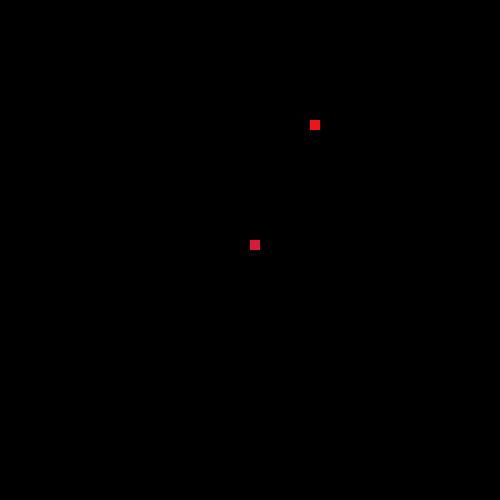
Frame 1 (no input)
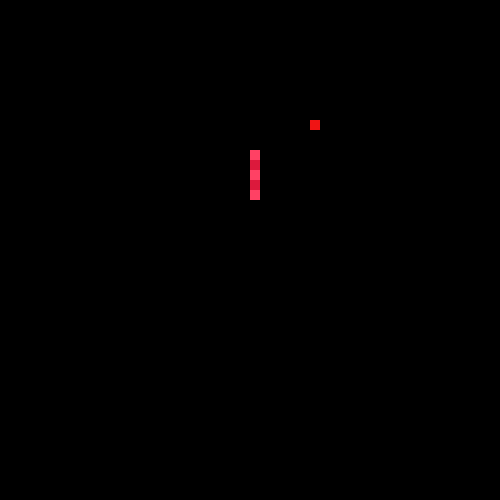
Frame 60 (the mouse pressed at the canvas centre just before this capture)
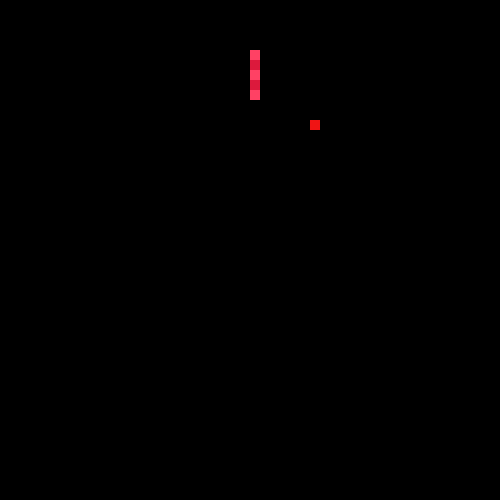
Frame 120 (the mouse held since frame 60 and released just before this capture)

The Processing sketch that drew these frames (run headless with seeded random() and noise(); from frame 60 on, the mouse is pressed at the canvas centre):

// Processing sketch: index
// ── index.pde
Snake snake;
int W=50, H=50;
FoodBlock food;
void setup() {
  size(500, 500);
  snake=new Snake();
  food=new FoodBlock();
  frameRate(12);
}
void keyPressed() {
  snake.keyPress();
}
void draw() {
  background(0);
  food.draw();
  snake.update();
  snake.draw();
}

// ── FoodBlock.pde
class FoodBlock {
  PVector pos;
  FoodBlock() {
    this.pos=new PVector();
    this.randomize();
  }
  void randomize() {
    this.pos.set(int(random(0, W-1)), int(random(0, H-1)));
  }
  void draw() {
    rectMode(CORNER);
    fill(240, 20, 20);
    noStroke();
    rect(this.pos.x*500/W, this.pos.y*500/H, 500/W, 500/H);
  }
}

// ── Snake.pde
class Snake {
  ArrayList<PVector> body;
  PVector pos;
  PVector vel;
  int len;
  Snake() {
    this.pos=new PVector(W/2, H/2);
    this.vel=new PVector(0, -1);
    this.len=5;
    this.body=new ArrayList<PVector>();
    this.body.add(this.pos);
  }
  void keyPress() {
    switch (keyCode) {
    case 87:
      if (this.vel.x==0&&this.vel.y==1) {
        this.die();
      }
      this.vel.set(0, -1);
      break;
    case 65:
      if (this.vel.x==1&&this.vel.y==0) {
        this.die();
      }
      this.vel.set(-1, 0);
      break;
    case 83:
      if (this.vel.x==0&&this.vel.y==-1) {
        this.die();
      }
      this.vel.set(0, 1);
      break;
    case 68:
      if (this.vel.x==-1&&this.vel.y==0) {
        this.die();
      }
      this.vel.set(1, 0);
      break;
    }
  }
  void die() {
    noLoop();
  }
  void update() {
    this.pos.add(this.vel);
    if (this.pos.x<0) {
      this.pos.x=W-1;
    }
    if (this.pos.x==W) {
      this.pos.x=0;
    }
    if (this.pos.y<0) {
      this.pos.y=H-1;
    }
    if (this.pos.y==H) {
      this.pos.y=0;
    }
    if (this.pos.x==food.pos.x&&this.pos.y==food.pos.y) {
      this.len+=5;
      food.randomize();
    }
    this.body.add(new PVector(this.pos.x, this.pos.y));
    if (this.body.size()>this.len) {
      this.body.remove(0);
    }
  }
  void draw() {
    rectMode(CORNER);
    fill(255, 65, 100);
    noStroke();
    int i=0;
    for (PVector p : this.body) {
      if (i%2==0) {
        fill(255, 65, 100);
      } else {
        fill(220, 25, 60);
      }
      rect(p.x*500/W, p.y*500/H, 500/W, 500/H);
      i++;
    }
  }
}
